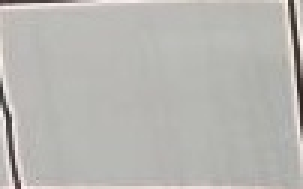
#> input picture originales/inner_square_6.jpg, 101 x 63 px (shown 3 times larger)
$ python resta.py
#> lines starting #> are read from the running program, lines starting #| are printed output that depends on the picture; after the words box and inside, x2 and y2 are one past the last pixel; in counts of white or black regions, pixels touching at a corner belong together
import cv2

imagen1=cv2.imread("originales/inner_square_6.jpg")
#> imagen1 is the input picture: shape (63, 101, 3); mean B, G, R 178.4, 182.6, 183.9
imagen2=cv2.imread("recortes/inner_square_6.jpg")
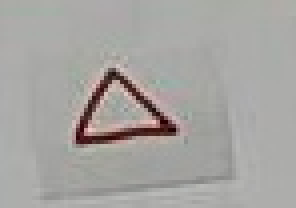
#> input picture recortes/inner_square_6.jpg, 74 x 52 px (shown 4 times larger)
#> imagen2 is the input picture: shape (52, 74, 3); mean B, G, R 161.3, 164.2, 166.3
imagen1 = cv2.resize(imagen1, (300, 300))
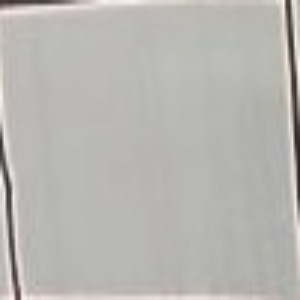
#> imagen1: shape (300, 300, 3); mean B, G, R 178.3, 182.5, 183.8
imagen2 = cv2.resize(imagen2, (300, 300))
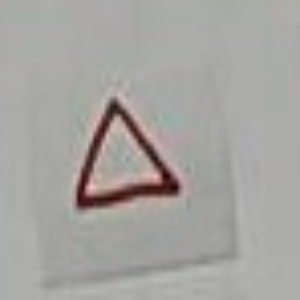
#> imagen2: shape (300, 300, 3); mean B, G, R 161.2, 164.1, 166.2
diferencias=cv2.absdiff(imagen1,imagen2)
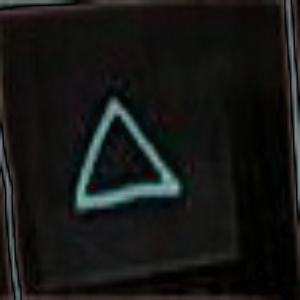
#> diferencias: shape (300, 300, 3); mean B, G, R 21.9, 23, 22.2

imagenGris=cv2.cvtColor(diferencias,cv2.COLOR_BGR2GRAY)
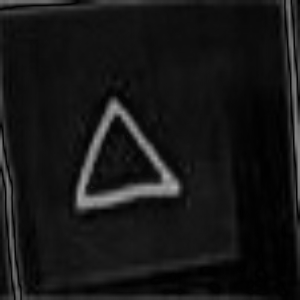
#> imagenGris: shape (300, 300); min 0, max 173, mean 22.6
contornos,c=cv2.findContours(imagenGris,cv2.RETR_EXTERNAL,cv2.CHAIN_APPROX_SIMPLE)
#> contornos = [[[0, 0], [0, 299], [299, 299], [299, 0]]]; c = [[-1, -1, -1, -1]]
for contornoActual in contornos:
    if cv2.contourArea(contornoActual):
        x,y,ancho,alto=cv2.boundingRect(contornoActual)
        cv2.rectangle(imagen1,(x,y),(x+ancho,y+alto),(0,0,255),2)
#> this loop made 1 pass
#> (contornoActual, x, y, ancho, alto) on pass 1: ([[0, 0], [0, 299], [299, 299], [299, 0]], 0, 0, 300, 300)
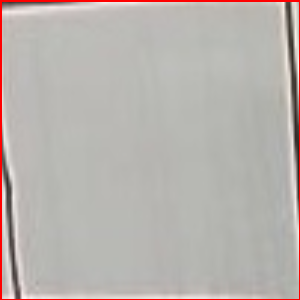
#> imagen1: shape (300, 300, 3); 1.99% of pixels changed, all inside (x1, y1, x2, y2) = (0, 0, 300, 300)

while True:
    cv2.imshow("imagen1", imagen1)
    cv2.imshow("imagen2", imagen2)
    cv2.imshow("diferencia", diferencias)
    tecla = cv2.waitKey(5) & 0xFF
#> (key Esc is pressed here)
    if tecla == 27:
        break
cv2.destroyAllWindows()
